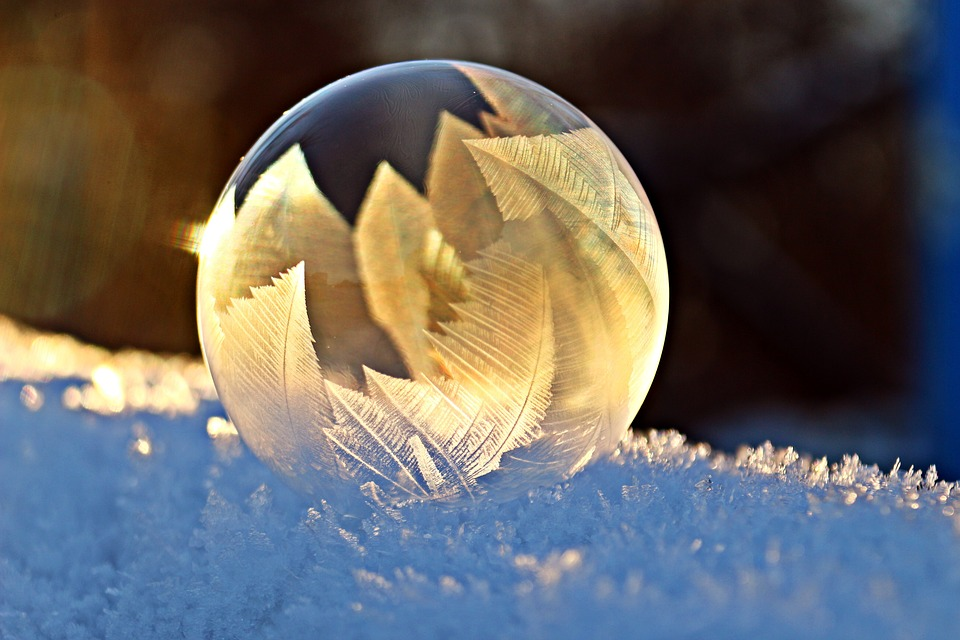
#> input picture Examples/images/before.jpg, 960 x 640 px
$ python Difference_in_same_images.py   (older library calls are emulated)
#> lines starting #> are read from the running program, lines starting #| are printed output that depends on the picture; after the words box and inside, x2 and y2 are one past the last pixel; in counts of white or black regions, pixels touching at a corner belong together
#> in main, beforeimg is the input picture: shape (640, 960, 3); mean B, G, R 97.4, 99.9, 102.8
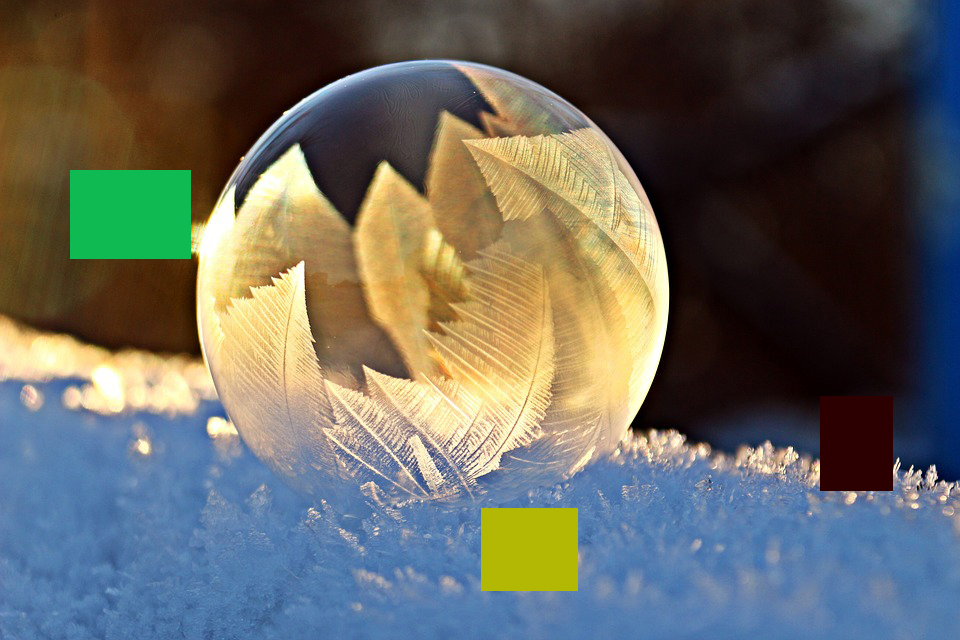
#> input picture Examples/images/after.jpg, 960 x 640 px
#> in main, afterimg is the input picture: shape (640, 960, 3); mean B, G, R 95.3, 102, 102.1
import cv2 as opencv
import numpy as np
import sys
import imutils


def difference_images(before,after):


    threshodl = 20
    difference = opencv.absdiff(before,after) #find difference between two image
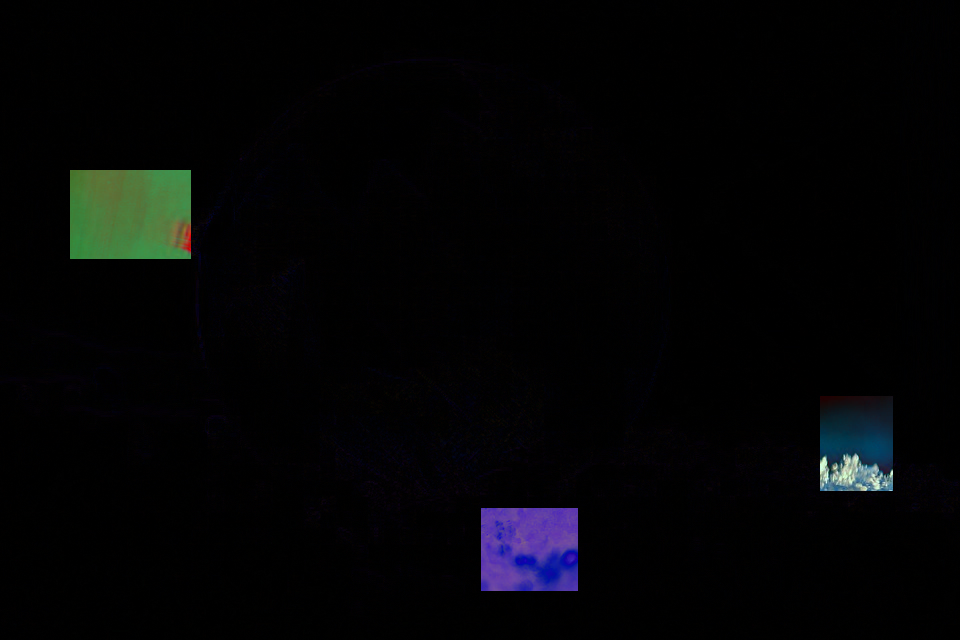
#> difference: shape (640, 960, 3); mean B, G, R 5.3, 4.3, 3.6

    masking = opencv.cvtColor(difference,opencv.COLOR_BGR2GRAY) #convert difference to gary
    imask = masking>threshodl #find true values in masking image array
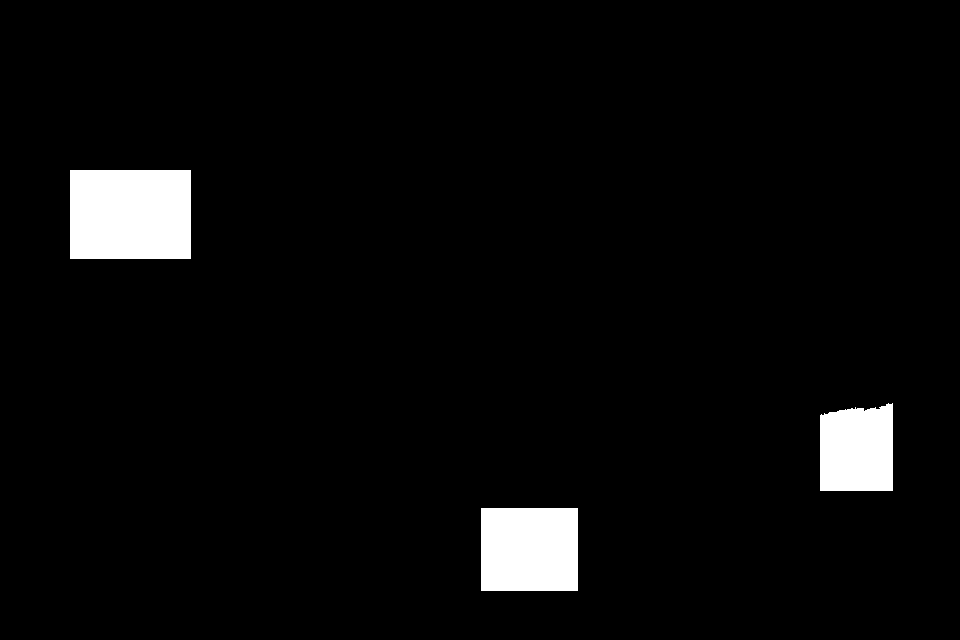
#> imask: shape (640, 960) bool; 4% white; 3 white regions, box (x1, y1, x2, y2) and area: (70, 170, 191, 259) 10769, (481, 508, 578, 591) 8051, (820, 403, 893, 491) 5974

    #Fill canvas with zeros and then apply mask with tru values in matrix
    canvas = np.zeros_like(after,np.uint8)
    canvas[imask] = after[imask]
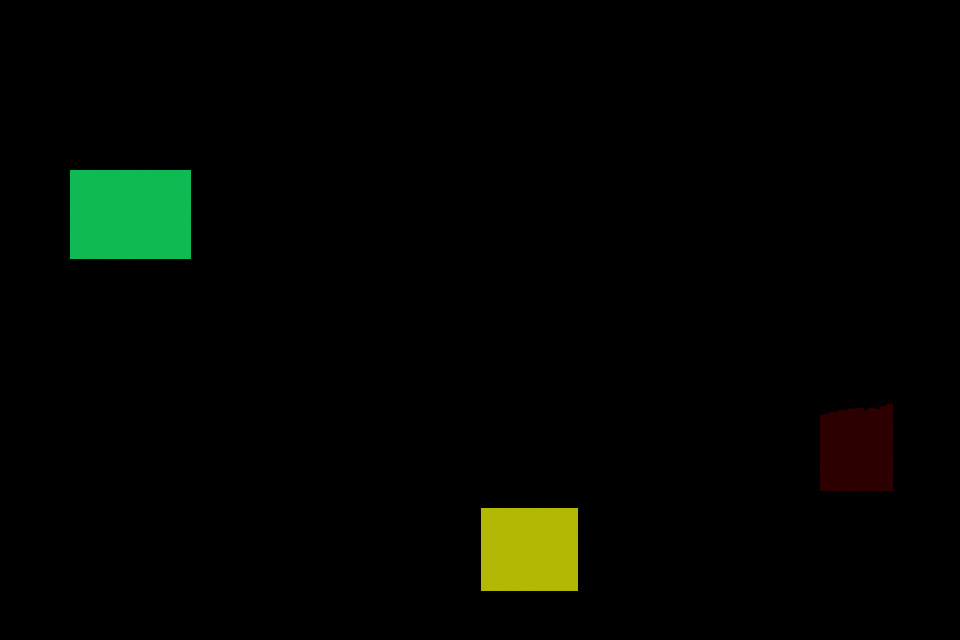
#> canvas: shape (640, 960, 3); mean B, G, R 1.5, 5.7, 3

    #Apply thresholding to final image
    gray = opencv.cvtColor(canvas,opencv.COLOR_BGR2GRAY)
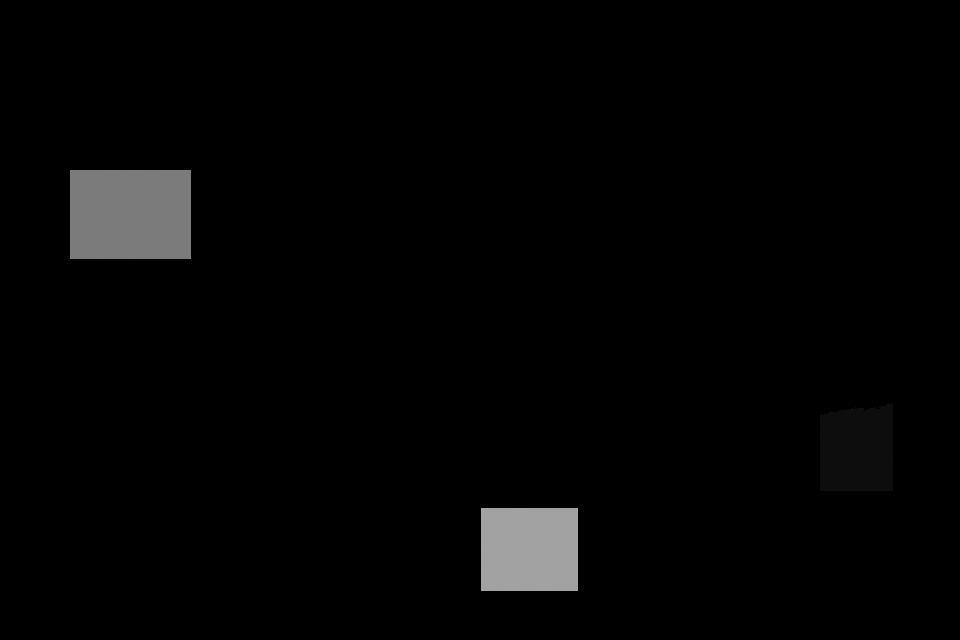
#> gray: shape (640, 960); min 0, max 163, mean 4.4
    ret,thresholded_image = opencv.threshold(gray,10,255,opencv.THRESH_BINARY)
#> thresholded_image: shape (640, 960); 4% white; 3 white regions

    #Finding contours
    cnts = opencv.findContours(thresholded_image.copy(), opencv.RETR_EXTERNAL, opencv.CHAIN_APPROX_SIMPLE)
#> cnts = 3 contours; box (x1, y1, x2, y2) and area: (70, 170, 191, 259) 10560, (481, 508, 578, 591) 7872, (820, 403, 893, 491) 5816
    cnts = imutils.grab_contours(cnts)
    c = sorted(cnts, key=opencv.contourArea, reverse=True) #sort all the contours and set biggest contour to [0] index
#> c has the same summary as cnts
    #h,w,ch = after.shape
    #print(w)

    for each in c:
        eachafter = each[0,0]

        # compute the rotated bounding box of the largest contour
        rect = opencv.minAreaRect(each)#The function calculates and returns the minimum-area bounding rectangle (possibly rotated) for a specified point set.
        box = opencv.cv.BoxPoints(rect) if imutils.is_cv2() else opencv.boxPoints(rect)
        box = np.int0(box)

        boxtextpoints=box[3,0]-box[0,0] #calculate width of the box

        print(boxtextpoints)

        # draw a bounding box arounded the detected difference object
        opencv.putText(after,"Object",(eachafter[0]- boxtextpoints,eachafter[1]-5) ,opencv.FONT_HERSHEY_SIMPLEX,0.6,(255,255,255),2,opencv.LINE_AA)
        opencv.drawContours(after, [box], -1, (0, 255, 0), 3)


    # [4 lines of commented-out code are left out]
        opencv.imshow("image",after)
#> this loop made 3 passes
#> (each, rect, box) on passes 1 to 2: ([[70, 170], [70, 258], [190, 258], [190, 170]], ((130, 214), (88, 120), -90), [[190, 258], [70, 258], [70, 170], [190, 170]]), ([[481, 508], [481, 590], [577, 590], [577, 508]], ((529, 549), (82, 96), -90), [[576, 590], [480, 590], [480, 508], [576, 508]])
#> (eachafter, rect, box) on pass 3: ([888, 403], ((856, 446.5), (87, 72), -90), [[892, 490], [820, 490], [820, 403], [892, 403]])
#| 0
#| 0
#| 0
#> pass 1, in difference_images, `opencv.imshow("image",after)`:
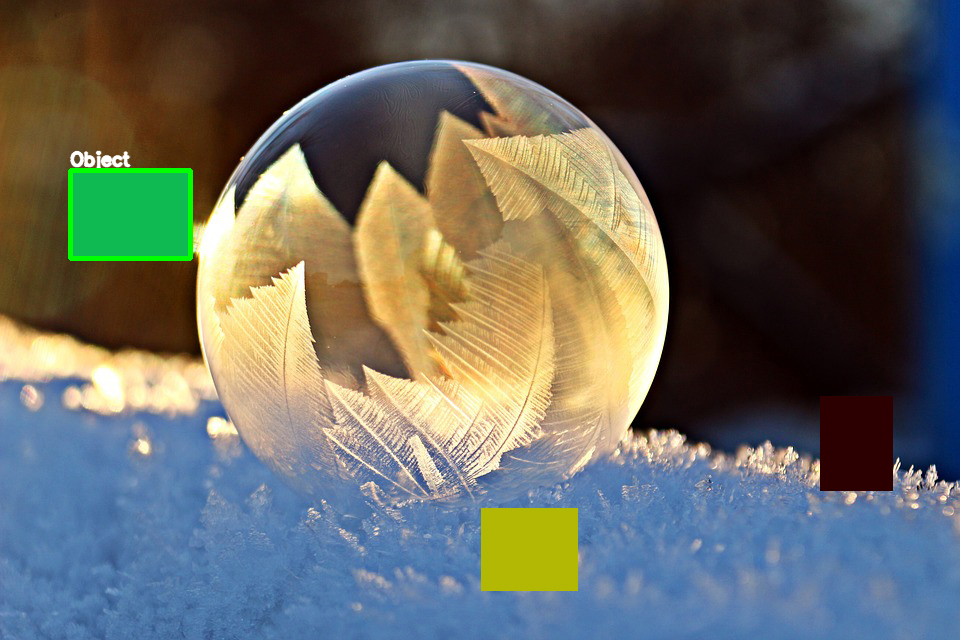
#> window 'image': shape (640, 960, 3); mean B, G, R 95.3, 102.5, 102
#> pass 2, in difference_images, `opencv.imshow("image",after)`:
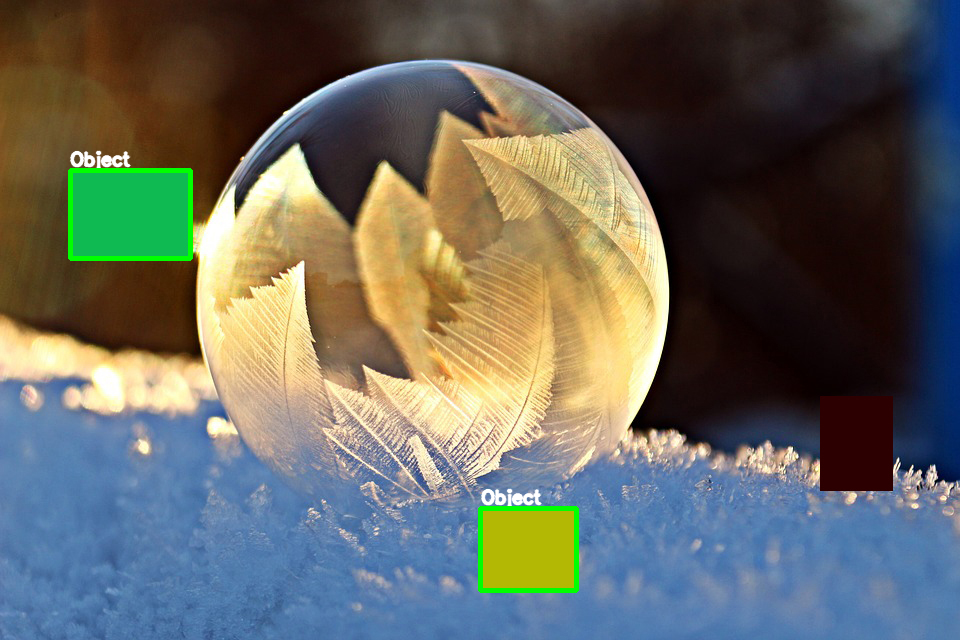
#> window 'image': shape (640, 960, 3); mean B, G, R 95.2, 102.9, 101.8
def main():
    beforeimg = opencv.imread("images/before.jpg")
    afterimg = opencv.imread("images/after.jpg")

    difference_images(beforeimg,afterimg)

    if opencv.waitKey(20000) == 27:
#> (key Esc is pressed here)
        sys.exit()
#> (the program exits here)
